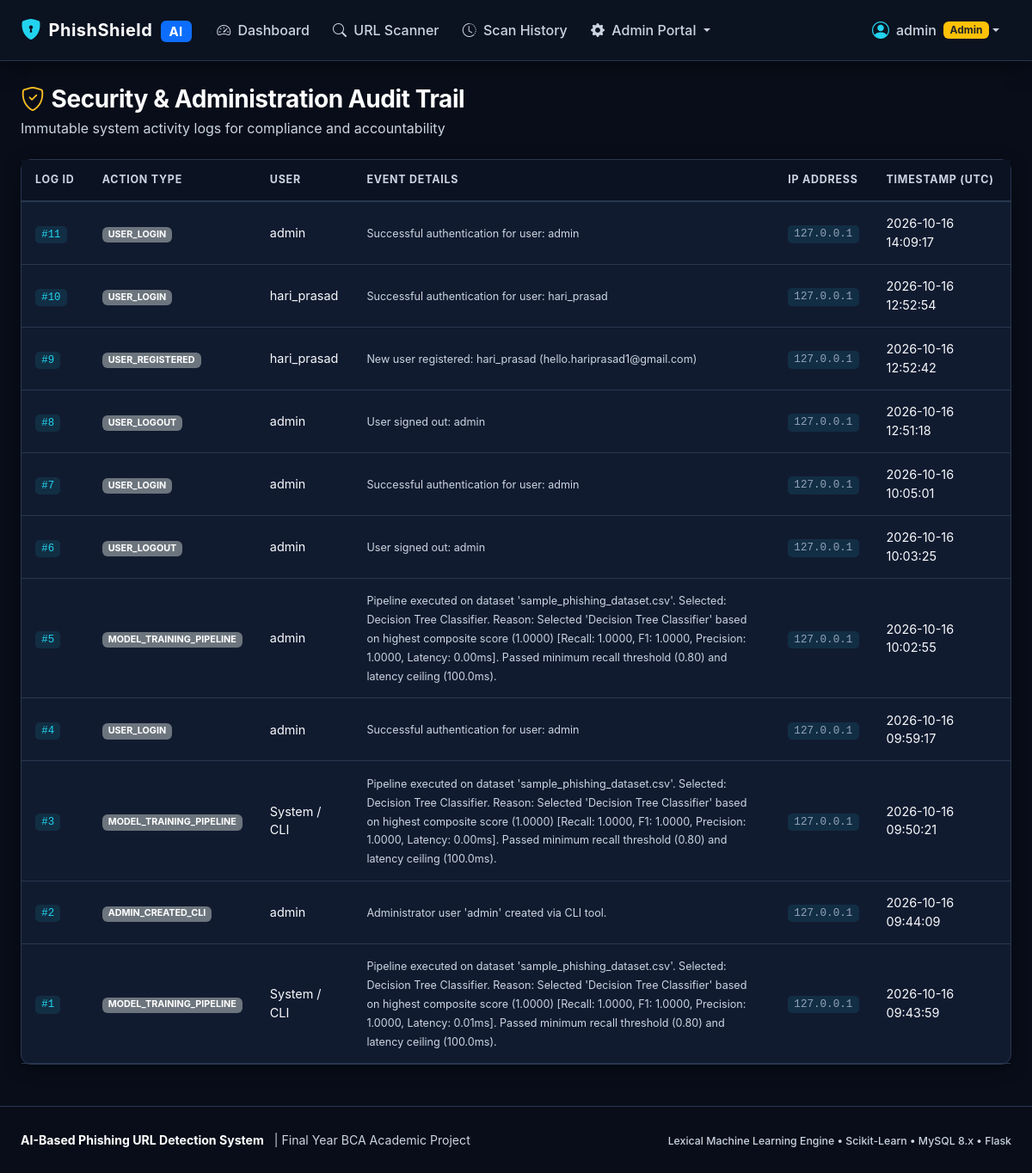
Screenshot of /admin/audit-logs (signed in) with the database file from the repository.
### app/models.py (models this page shows, shortened)
class User(UserMixin, db.Model):
    __tablename__ = "users"
    id = db.Column(db.Integer, primary_key=True, autoincrement=True)
    username = db.Column(db.String(64), unique=True, nullable=False, index=True)
    email = db.Column(db.String(120), unique=True, nullable=False, index=True)
    password_hash = db.Column(db.String(256), nullable=False)
    role = db.Column(db.String(20), default="user", nullable=False, index=True)  # 'user' or 'admin'
    is_active_account = db.Column(db.Boolean, default=True, nullable=False)
    created_at = db.Column(db.DateTime(timezone=True), server_default=func.now(), nullable=False)
    updated_at = db.Column(db.DateTime(timezone=True), server_default=func.now(), onupdate=func.now(), nullable=False)
    scans = db.relationship("Scan", backref="user", cascade="all, delete-orphan", lazy="dynamic")
    audit_logs = db.relationship("AuditLog", backref="user", foreign_keys="AuditLog.user_id", lazy="dynamic")
    @property
    def is_admin(self) -> bool:
        return self.role == "admin"
    @property
    def is_active(self) -> bool:
        return self.is_active_account

class AuditLog(db.Model):
    __tablename__ = "audit_logs"
    id = db.Column(db.Integer, primary_key=True, autoincrement=True)
    user_id = db.Column(
        db.Integer,
        db.ForeignKey("users.id", ondelete="SET NULL", onupdate="CASCADE"),
        nullable=True,
        index=True
    )
    action = db.Column(db.String(64), nullable=False, index=True)
    details = db.Column(db.Text, nullable=True)
    ip_address = db.Column(db.String(45), nullable=True)
    created_at = db.Column(db.DateTime(timezone=True), server_default=func.now(), nullable=False, index=True)

### app/admin/routes.py (the view)
@admin_bp.route("/audit-logs")
def audit_logs():
    page = request.args.get("page", 1, type=int)
    pagination = AuditLog.query.order_by(AuditLog.created_at.desc()).paginate(page=page, per_page=15, error_out=False)
    return render_template("admin/audit_logs.html", pagination=pagination, logs=pagination.items)

### app/admin/routes.py (called while the page is built)
@admin_bp.before_request
@login_required
@admin_required
def admin_protect():
    pass

### app/models.py (called while the page is built)
@login_manager.user_loader
def load_user(user_id):
    return db.session.get(User, int(user_id))

### app/templates/admin/audit_logs.html (shortened to what this page needs)
{% extends "base.html" %}
{% block content %}
<div class="row align-items-center mb-4">
  <div class="col-md-8">
    <h3 class="fw-bold text-white mb-1">
      <i class="bi bi-shield-check text-warning me-2"></i>Security & Administration Audit Trail
    </h3>
    <p class="text-secondary mb-0">Immutable system activity logs for compliance and accountability</p>
  </div>
</div>
<div class="cyber-card">
  <div class="table-responsive">
    <table class="table table-cyber mb-0">
      <thead>
        <tr>
          <th>Log ID</th>
          <th>Action Type</th>
          <th>User</th>
          <th>Event Details</th>
          <th>IP Address</th>
          <th>Timestamp (UTC)</th>
        </tr>
      </thead>
      <tbody>
        {% if logs %}
          {% for log in logs %}
            <tr>
              <td><code>#{{ log.id }}</code></td>
              <td><span class="badge bg-secondary">{{ log.action }}</span></td>
              <td>{{ log.user.username if log.user else 'System / CLI' }}</td>
              <td><small class="text-secondary">{{ log.details }}</small></td>
              <td><code class="text-muted small">{{ log.ip_address or 'Local' }}</code></td>
              <td>{{ log.created_at.strftime('%Y-%m-%d %H:%M:%S') }}</td>
            </tr>
          {% endfor %}
        {% else %}
          <tr>
            <td colspan="6" class="text-center py-4 text-secondary">
              No audit records present.
            </td>
          </tr>
        {% endif %}
      </tbody>
    </table>
  </div>
</div>
{% endblock %}

### app/templates/base.html (shortened to what this page needs)
<!DOCTYPE html>
<html lang="en" data-bs-theme="dark">
<head>
  <link rel="stylesheet" href="https://cdn.jsdelivr.net/npm/bootstrap@5.3.3/dist/css/bootstrap.min.css">
  <link rel="stylesheet" href="https://cdn.jsdelivr.net/npm/bootstrap-icons@1.11.3/font/bootstrap-icons.min.css">
  <link rel="stylesheet" href="{{ url_for('static', filename='css/styles.css') }}">
</head>
<body>
  <nav class="navbar navbar-expand-lg navbar-dark navbar-cyber sticky-top">
    <div class="container-fluid px-lg-4">
      <a class="navbar-brand d-flex align-items-center" href="{{ url_for('main.index') }}">
        <i class="bi bi-shield-lock-fill text-info me-2 fs-4"></i>
        <span>PhishShield <span class="badge bg-primary text-uppercase fs-8 ms-1">AI</span></span>
      </a>
      <div class="collapse navbar-collapse" id="navbarContent">
        <ul class="navbar-nav me-auto mb-2 mb-lg-0">
          {% if current_user.is_authenticated %}
            <li class="nav-item">
              <a class="nav-link {% if request.endpoint == 'main.dashboard' %}active{% endif %}" href="{{ url_for('main.dashboard') }}">
                <i class="bi bi-speedometer2 me-1"></i> Dashboard
              </a>
            </li>
            <li class="nav-item">
              <a class="nav-link {% if request.endpoint == 'main.scanner' %}active{% endif %}" href="{{ url_for('main.scanner') }}">
                <i class="bi bi-search me-1"></i> URL Scanner
              </a>
            </li>
            <li class="nav-item">
              <a class="nav-link {% if request.endpoint == 'main.history' %}active{% endif %}" href="{{ url_for('main.history') }}">
                <i class="bi bi-clock-history me-1"></i> Scan History
              </a>
            </li>
            {% if current_user.is_admin %}
              <li class="nav-item dropdown">
                <a class="nav-link dropdown-toggle text-warning" href="#" role="button" data-bs-toggle="dropdown">
                  <i class="bi bi-gear-fill me-1"></i> Admin Portal
                </a>
              </li>
            {% endif %}
          {% endif %}
        </ul>
        <ul class="navbar-nav ms-auto mb-2 mb-lg-0 align-items-center">
          {% if current_user.is_authenticated %}
            <li class="nav-item dropdown">
              <a class="nav-link dropdown-toggle d-flex align-items-center" href="#" role="button" data-bs-toggle="dropdown">
                <i class="bi bi-person-circle fs-5 me-2 text-info"></i>
                <span>{{ current_user.username }}</span>
                {% if current_user.is_admin %}
                  <span class="badge bg-warning text-dark ms-2">Admin</span>
                {% endif %}
              </a>
            </li>
          {% endif %}
        </ul>
      </div>
    </div>
  </nav>
  <main class="container-fluid px-lg-4 app-main flex-grow-1">
    {% block content %}{% endblock %}
  </main>
  <footer>
    <div class="container-fluid px-lg-4">
      <div class="row align-items-center">
        <div class="col-md-6 text-center text-md-start">
          <span class="fw-bold text-white">AI-Based Phishing URL Detection System</span>
          <span class="text-secondary ms-2">| Final Year BCA Academic Project</span>
        </div>
        <div class="col-md-6 text-center text-md-end mt-2 mt-md-0">
          <span class="text-secondary small fw-medium">Lexical Machine Learning Engine • Scikit-Learn • MySQL 8.x • Flask</span>
        </div>
      </div>
    </div>
  </footer>
</body>
</html>

### app/static/css/styles.css (style rules this page uses)
:root { --bg-primary: #080D19; --bg-secondary: #0F172A; --bg-card: #111B30; --bg-card-hover: #16233F; --bg-input: #0C1425; --border-color: #293750; --border-focus: #22D3EE; --text-primary: #F8FAFC; --text-secondary: #CBD5E1; --text-muted: #94A3B8; --accent-cyan: #22D3EE; --accent-blue: #2563EB; --accent-emerald: #10B981; --accent-emerald-bright: #34D399; --accent-amber: #F59E0B; --accent-amber-bright: #FBBF24; --accent-rose: #F43F5E; --accent-rose-bright: #FB7185; --bs-body-bg: var(--bg-primary); --bs-body-color: var(--text-primary); --bs-secondary-color: var(--text-secondary); --bs-tertiary-color: var(--text-muted); --bs-border-color: var(--border-color); --bs-heading-color: var(--text-primary); --bs-card-bg: var(--bg-card); --bs-card-border-color: var(--border-color); --bs-table-bg: var(--bg-card); --bs-table-color: var(--text-primary); --bs-table-border-color: var(--border-color); }
html, body { background-color: var(--bg-primary) !important; color: var(--text-primary) !important; font-family: -apple-system, BlinkMacSystemFont, "Segoe UI", Roboto, "Helvetica Neue", Arial, sans-serif; min-height: 100vh; margin: 0; padding: 0; }
body { display: flex; flex-direction: column; }
h1, h2, h3, h4, h5, h6, .h1, .h2, .h3, .h4, .h5, .h6 { color: var(--text-primary) !important; font-weight: 700; letter-spacing: -0.015em; }
p, span, div, li, td, th, label { color: inherit; }
.text-white { color: #FFFFFF !important; }
.text-secondary { color: var(--text-secondary) !important; }
.text-muted { color: var(--text-muted) !important; }
.text-info { color: var(--accent-cyan) !important; }
.text-warning { color: var(--accent-amber-bright) !important; }
.app-main { padding-top: 1.75rem !important; padding-bottom: 3rem !important; }
.navbar-cyber { background-color: #0B1220 !important; border-bottom: 1px solid var(--border-color); box-shadow: 0 4px 20px rgba(0, 0, 0, 0.5); padding-top: 0.75rem; padding-bottom: 0.75rem; z-index: 1030; }
.navbar-cyber .navbar-brand { color: #FFFFFF !important; font-weight: 700; letter-spacing: 0.5px; }
.navbar-cyber .nav-link { color: var(--text-secondary) !important; font-weight: 500; padding: 0.5rem 0.85rem !important; border-radius: 6px; transition: all 0.2s ease; }
.cyber-card { background-color: var(--bg-card) !important; border: 1px solid var(--border-color) !important; border-radius: 12px; box-shadow: 0 4px 20px rgba(0, 0, 0, 0.35); transition: border-color 0.2s ease, box-shadow 0.2s ease; }
.table-cyber { color: var(--text-primary) !important; border-color: var(--border-color) !important; font-size: 0.9rem !important; line-height: 1.5; margin-bottom: 0; }
.table-cyber th { background-color: #0B1222 !important; border-bottom: 2px solid var(--border-color) !important; color: var(--text-secondary) !important; font-size: 0.78rem !important; font-weight: 700 !important; text-transform: uppercase; letter-spacing: 0.06em; padding: 0.9rem 1rem !important; white-space: nowrap; }
.table-cyber td { background-color: transparent !important; border-bottom: 1px solid var(--border-color) !important; color: var(--text-primary) !important; padding: 0.9rem 1rem !important; vertical-align: middle; }
code { background-color: rgba(34, 211, 238, 0.1) !important; color: var(--accent-cyan) !important; padding: 0.2rem 0.45rem; border-radius: 5px; font-size: 0.86em; font-family: "SFMono-Regular", Consolas, "Liberation Mono", Menlo, monospace; }
footer { margin-top: auto; background-color: #080D19 !important; border-top: 1px solid var(--border-color); padding: 1.75rem 0; color: var(--text-secondary) !important; font-size: 0.88rem; }

### rows the page displays
User: username "admin"
AuditLog: id "11", action "USER_LOGIN", user "admin", details "Successful authentication for user: admin", ip_address "127.0.0.1", created_at "2026-10-16 14:09:17"
AuditLog: id "10", action "USER_LOGIN", user "hari_prasad", details "Successful authentication for user: hari_prasad", ip_address "127.0.0.1", created_at "2026-10-16 12:52:54"
AuditLog: id "9", action "USER_REGISTERED", user "hari_prasad", details "New user registered: hari_prasad (hello.hariprasad1@gmail.com)", ip_address "127.0.0.1", created_at "2026-10-16 12:52:42"
AuditLog: id "8", action "USER_LOGOUT", user "admin", details "User signed out: admin", ip_address "127.0.0.1", created_at "2026-10-16 12:51:18"
AuditLog: id "7", action "USER_LOGIN", user "admin", details "Successful authentication for user: admin", ip_address "127.0.0.1", created_at "2026-10-16 10:05:01"
AuditLog: id "6", action "USER_LOGOUT", user "admin", details "User signed out: admin", ip_address "127.0.0.1", created_at "2026-10-16 10:03:25"
AuditLog: id "5", action "MODEL_TRAINING_PIPELINE", user "admin", details "Pipeline executed on dataset 'sample_phishing_dataset.csv'. Selected: Decision Tree Classifier. Reason: Selected 'Decision Tree Classifier' based on highest composite score (1.0000) [Recall: 1.0000, F1: 1.0000, Precision: 1.0000, Latency: 0.00ms]. Passed minimum recall threshold (0.80) and latency ceiling (100.0ms).", ip_address "127.0.0.1", created_at "2026-10-16 10:02:55"
AuditLog: id "4", action "USER_LOGIN", user "admin", details "Successful authentication for user: admin", ip_address "127.0.0.1", created_at "2026-10-16 09:59:17"
AuditLog: id "3", action "MODEL_TRAINING_PIPELINE", user "System / CLI", details "Pipeline executed on dataset 'sample_phishing_dataset.csv'. Selected: Decision Tree Classifier. Reason: Selected 'Decision Tree Classifier' based on highest composite score (1.0000) [Recall: 1.0000, F1: 1.0000, Precision: 1.0000, Latency: 0.00ms]. Passed minimum recall threshold (0.80) and latency ceiling (100.0ms).", ip_address "127.0.0.1", created_at "2026-10-16 09:50:21"
AuditLog: id "2", action "ADMIN_CREATED_CLI", user "admin", details "Administrator user 'admin' created via CLI tool.", ip_address "127.0.0.1", created_at "2026-10-16 09:44:09"
AuditLog: id "1", action "MODEL_TRAINING_PIPELINE", user "System / CLI", details "Pipeline executed on dataset 'sample_phishing_dataset.csv'. Selected: Decision Tree Classifier. Reason: Selected 'Decision Tree Classifier' based on highest composite score (1.0000) [Recall: 1.0000, F1: 1.0000, Precision: 1.0000, Latency: 0.01ms]. Passed minimum recall threshold (0.80) and latency ceiling (100.0ms).", ip_address "127.0.0.1", created_at "2026-10-16 09:43:59"
